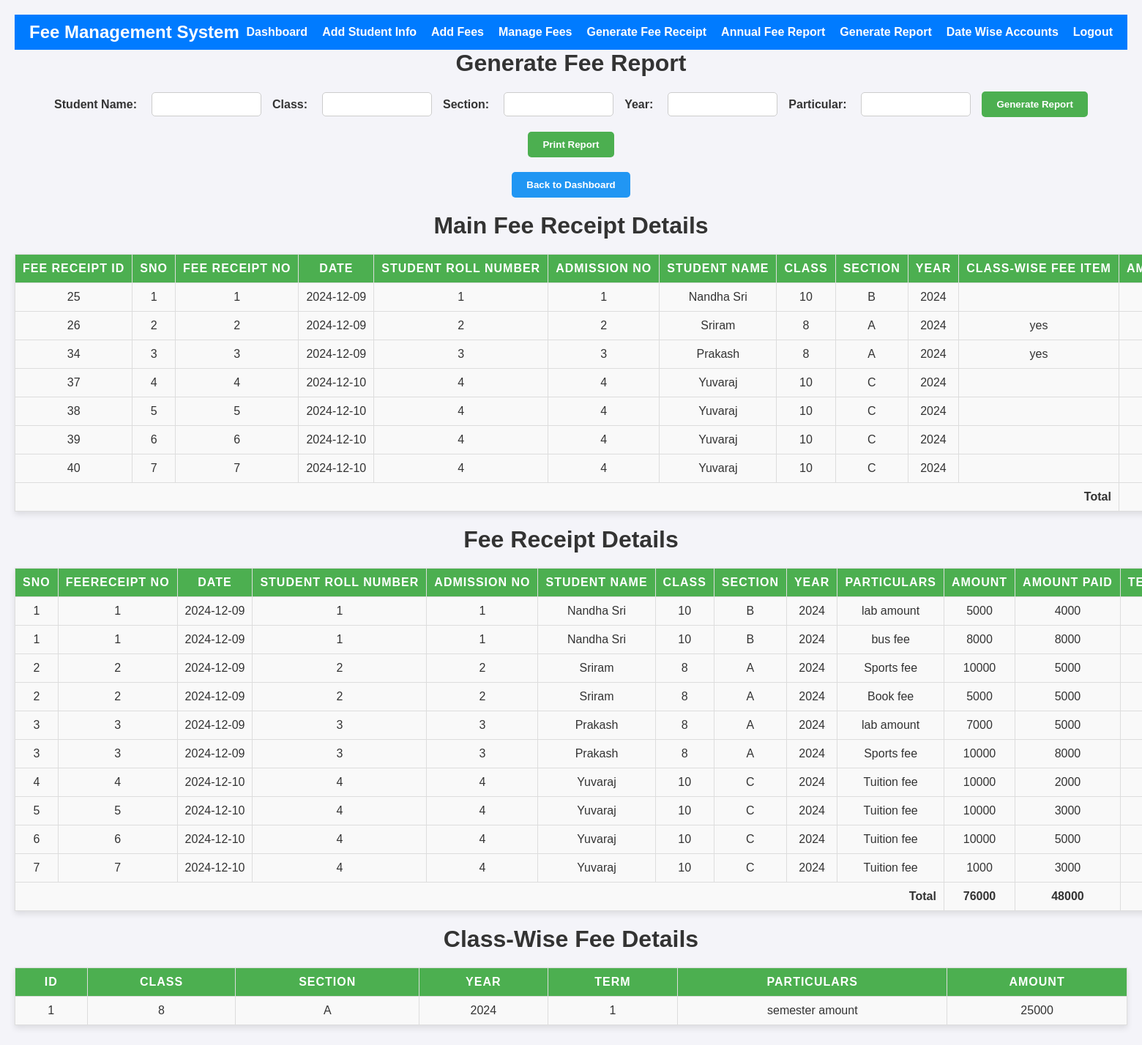
Screenshot of /fee_management/modules/student_fee.php with the database file from the repository.
### tables this page shows
CREATE TABLE `main_feereceipt` (
  `feereceipt_id` int(11) NOT NULL,
  `Sno` int(11) NOT NULL,
  `Feereceiptno` varchar(10) NOT NULL,
  `date` date NOT NULL DEFAULT current_timestamp(),
  `StudentRollNumber` varchar(20) NOT NULL,
  `addmissionno` varchar(10) NOT NULL,
  `Studentname` varchar(250) NOT NULL,
  `class` varchar(10) NOT NULL,
  `section` varchar(100) NOT NULL,
  `year` varchar(100) NOT NULL,
  `addclasswisefeeitem` varchar(50) DEFAULT NULL,
  `amountpaid` varchar(20) NOT NULL,
  `dueamount` varchar(20) NOT NULL,
  `term` varchar(20) DEFAULT NULL,
  `duedate` date NOT NULL DEFAULT current_timestamp(),
  `description` text NOT NULL
);

CREATE TABLE `feereceipt` (
  `id` int(11) NOT NULL,
  `Sno` int(11) NOT NULL,
  `Feereceiptno` varchar(10) NOT NULL,
  `date` date NOT NULL DEFAULT current_timestamp(),
  `StudentRollNumber` varchar(20) NOT NULL,
  `addmissionno` varchar(10) NOT NULL,
  `Studentname` varchar(250) NOT NULL,
  `class` varchar(10) NOT NULL,
  `section` varchar(100) NOT NULL,
  `year` varchar(100) NOT NULL,
  `particulars` varchar(280) NOT NULL,
  `amount` varchar(20) NOT NULL,
  `amountpaid` varchar(20) NOT NULL,
  `dueamount` varchar(20) NOT NULL,
  `term` varchar(20) NOT NULL,
  `duedate` date NOT NULL DEFAULT current_timestamp(),
  `description` text NOT NULL
);

CREATE TABLE `class_wise_fee` (
  `id` int(11) NOT NULL,
  `class` varchar(20) NOT NULL,
  `section` varchar(30) NOT NULL,
  `year` varchar(20) NOT NULL,
  `term` varchar(100) NOT NULL,
  `particulars` varchar(50) NOT NULL,
  `amount` varchar(50) NOT NULL
);

### fee_management/modules/student_fee.php (the view, shortened to what this page needs)
<?php
include '../config/db.php';
include '../template/header.php';
$studentname = $_GET['Studentname'] ?? '';
$class = $_GET['class'] ?? '';
$section = $_GET['section'] ?? '';
$year = $_GET['year'] ?? '';
$particulars = $_GET['particulars'] ?? '';
$query = "SELECT * FROM feereceipt WHERE 1=1";
$query .= " ORDER BY id ASC";
$stmt = $conn->prepare($query);
$stmt->execute();
$results = $stmt->fetchAll(PDO::FETCH_ASSOC);
$query2 = "SELECT * FROM class_wise_fee ORDER BY id ASC";
$stmt2 = $conn->prepare($query2);
$stmt2->execute();
$classWiseFeeResults = $stmt2->fetchAll(PDO::FETCH_ASSOC);
$query3 = "SELECT * FROM main_feereceipt ORDER BY feereceipt_id ASC";
$stmt3 = $conn->prepare($query3);
$stmt3->execute();
$mainFeereceiptResults = $stmt3->fetchAll(PDO::FETCH_ASSOC);
$hasClassWiseFeeItem = false;
$filteredClassWiseFeeResults = [];
foreach ($mainFeereceiptResults as $mainRow) {
    if ($mainRow['addclasswisefeeitem'] === 'yes') {
        $hasClassWiseFeeItem = true;
        $classFilter = $mainRow['class'];
        $sectionFilter = $mainRow['section'];
        $yearFilter = $mainRow['year'];
        $query4 = "SELECT * FROM class_wise_fee WHERE class = :class AND section = :section AND year = :year ORDER BY id ASC";
        $stmt4 = $conn->prepare($query4);
        $stmt4->bindValue(':class', $classFilter);
        $stmt4->bindValue(':section', $sectionFilter);
        $stmt4->bindValue(':year', $yearFilter);
        $stmt4->execute();
        $filteredClassWiseFeeResults = $stmt4->fetchAll(PDO::FETCH_ASSOC);
        break;
    }
}
?>
<!DOCTYPE html>
<html lang="en">
<head>
</head>
<body>
    <h2>Generate Fee Report</h2>
    <form method="get" action="generate_report.php">
        <label for="Studentname">Student Name:</label>
        <input type="text" id="Studentname" name="Studentname" value="<?= htmlspecialchars($studentname) ?>">
        <label for="class">Class:</label>
        <input type="text" id="class" name="class" value="<?= htmlspecialchars($class) ?>">
        <label for="section">Section:</label>
        <input type="text" id="section" name="section" value="<?= htmlspecialchars($section) ?>">
        <label for="year">Year:</label>
        <input type="text" id="year" name="year" value="<?= htmlspecialchars($year) ?>">
        <label for="particulars">Particular:</label>
        <input type="text" id="particulars" name="particulars" value="<?= htmlspecialchars($particulars) ?>">
        <button type="submit">Generate Report</button>
    </form>
    <button id="printButton" onclick="printReport()">Print Report</button>
    <button id="backButton" onclick="window.location.href='../dashboard.php'">Back to Dashboard</button>
    <h2>Main Fee Receipt Details</h2>
    <table>
        <thead>
            <tr>
                <th>Fee Receipt ID</th>
                <th>Sno</th>
                <th>Fee Receipt No</th>
                <th>Date</th>
                <th>Student Roll Number</th>
                <th>Admission No</th>
                <th>Student Name</th>
                <th>Class</th>
                <th>Section</th>
                <th>Year</th>
                <th>Class-Wise Fee Item</th>
                <th>Amount Paid</th>
            </tr>
        </thead>
        <tbody>
            <?php
            $totalMainAmountPaid = 0;
            if (count($mainFeereceiptResults) > 0) {
                foreach ($mainFeereceiptResults as $row) {
                    $amountPaid = $row['amountpaid'] ?? 0;
                    $totalMainAmountPaid += $amountPaid;
                    echo "<tr>";
                    echo "<td>" . htmlspecialchars($row['feereceipt_id']) . "</td>";
                    echo "<td>" . htmlspecialchars($row['Sno']) . "</td>";
                    echo "<td>" . htmlspecialchars($row['Feereceiptno']) . "</td>";
                    echo "<td>" . htmlspecialchars($row['date']) . "</td>";
                    echo "<td>" . htmlspecialchars($row['StudentRollNumber']) . "</td>";
                    echo "<td>" . htmlspecialchars($row['addmissionno']) . "</td>";
                    echo "<td>" . htmlspecialchars($row['Studentname']) . "</td>";
                    echo "<td>" . htmlspecialchars($row['class']) . "</td>";
                    echo "<td>" . htmlspecialchars($row['section']) . "</td>";
                    echo "<td>" . htmlspecialchars($row['year']) . "</td>";
                    echo "<td>" . htmlspecialchars($row['addclasswisefeeitem']) . "</td>";
                    echo "<td>" . htmlspecialchars($amountPaid) . "</td>";
                    echo "</tr>";
                }
                echo "<tr style='font-weight: bold; background-color: #f9f9f9;'>";
                echo "<td colspan='11' style='text-align: right;'>Total</td>";
                echo "<td>" . htmlspecialchars($totalMainAmountPaid) . "</td>";
                echo "</tr>";
            } else {
                echo "<tr><td colspan='16'>No main fee receipt records found</td></tr>";
            }
            ?>
        </tbody>
    </table>
    <h2>Fee Receipt Details</h2>
    <table>
        <thead>
            <tr>
                <th>Sno</th>
                <th>Feereceipt No</th>
                <th>Date</th>
                <th>Student Roll Number</th>
                <th>Admission No</th>
                <th>Student Name</th>
                <th>Class</th>
                <th>Section</th>
                <th>Year</th>
                <th>Particulars</th>
                <th>Amount</th>
                <th>Amount Paid</th>
                <th>Term</th>
            </tr>
        </thead>
        <tbody>
            <?php
            $totalAmount = 0;
            $totalAmountPaid = 0;
            if (count($results) > 0) {
                foreach ($results as $row) {
                    $amount = $row['amount'] ?? 0;
                    $amountPaid = $row['amountpaid'] ?? 0;
                    $totalAmount += $amount;
                    $totalAmountPaid += $amountPaid;
                    echo "<tr>";
                    echo "<td>" . htmlspecialchars($row['Sno'] ?? '') . "</td>";
                    echo "<td>" . htmlspecialchars($row['Feereceiptno'] ?? '') . "</td>";
                    echo "<td>" . htmlspecialchars($row['date'] ?? '') . "</td>";
                    echo "<td>" . htmlspecialchars($row['StudentRollNumber'] ?? '') . "</td>";
                    echo "<td>" . htmlspecialchars($row['addmissionno'] ?? '') . "</td>";
                    echo "<td>" . htmlspecialchars($row['Studentname'] ?? '') . "</td>";
                    echo "<td>" . htmlspecialchars($row['class'] ?? '') . "</td>";
                    echo "<td>" . htmlspecialchars($row['section'] ?? '') . "</td>";
                    echo "<td>" . htmlspecialchars($row['year'] ?? '') . "</td>";
                    echo "<td>" . htmlspecialchars($row['particulars'] ?? '') . "</td>";
                    echo "<td>" . htmlspecialchars($amount) . "</td>";
                    echo "<td>" . htmlspecialchars($amountPaid) . "</td>";
                    echo "<td>" . htmlspecialchars($row['term'] ?? '') . "</td>";
                    echo "</tr>";
                }
                echo "<tr style='font-weight: bold; background-color: #f9f9f9;'>";
                echo "<td colspan='10' style='text-align: right;'>Total</td>";
                echo "<td>" . htmlspecialchars($totalAmount) . "</td>";
                echo "<td>" . htmlspecialchars($totalAmountPaid) . "</td>";
                echo "<td colspan='3'></td>";
                echo "</tr>";
            } else {
                echo "<tr><td colspan='15'>No records found</td></tr>";
            }
            ?>
        </tbody>
    </table>
    <?php if ($hasClassWiseFeeItem && count($filteredClassWiseFeeResults) > 0): ?>
        <h2>Class-Wise Fee Details</h2>
        <table>
        <thead>
            <tr>
                <th>ID</th>
                <th>Class</th>
                <th>Section</th>
                <th>Year</th>
                <th>Term</th>
                <th>Particulars</th>
                <th>Amount</th>
            </tr>
        </thead>
        <tbody>
            <?php
            if (count($classWiseFeeResults) > 0) {
                foreach ($classWiseFeeResults as $row) {
                    echo "<tr>";
                    echo "<td>" . htmlspecialchars($row['id'] ?? '') . "</td>";
                    echo "<td>" . htmlspecialchars($row['class'] ?? '') . "</td>";
                    echo "<td>" . htmlspecialchars($row['section'] ?? '') . "</td>";
                    echo "<td>" . htmlspecialchars($row['year'] ?? '') . "</td>";
                    echo "<td>" . htmlspecialchars($row['term'] ?? '') . "</td>";
                    echo "<td>" . htmlspecialchars($row['particulars'] ?? '') . "</td>";
                    echo "<td>" . htmlspecialchars($row['amount'] ?? '') . "</td>";
                    echo "</tr>";
                }
            } else {
                echo "<tr><td colspan='7'>No class-wise fee records found</td></tr>";
            }
            ?>
        </tbody>
    </table>
    <?php else: ?>
        <h2>Class-Wise Fee Details</h2>
        <p>No class-wise fee data available or applicable.</p>
    <?php endif; ?>
</body>
</html>

### scholarship_management/assets/css/styles.css (style rules this page uses)
* { margin: 0; padding: 0; box-sizing: border-box; }
body { font-family: 'Segoe UI', Tahoma, Geneva, Verdana, sans-serif; background-color: #f0f2f5; padding: 20px; color: #333; }
h2 { font-size: 2rem; color: #007bff; text-align: center; margin-bottom: 20px; font-weight: bold; }
table { width: 100%; border-collapse: collapse; margin-bottom: 20px; table-layout: auto; }
th, td { padding: 10px; text-align: left; border-bottom: 2px solid #ddd; white-space: nowrap; }
th { background-color: #007bff; color: #fff; font-weight: bold; text-transform: uppercase; letter-spacing: 1px; }
td { background-color: #f9f9f9; }

### fee_management/modules/student_fee.php (style rules this page uses)
body { font-family: Arial, sans-serif; background-color: #f4f4f9; color: #333; margin: 0; padding: 20px; }
h2 { text-align: center; color: #333; margin-bottom: 20px; }
form { display: flex; justify-content: center; align-items: center; gap: 15px; margin-bottom: 20px; }
form label { font-weight: bold; margin-right: 5px; }
form input[type="text"] { padding: 8px; border-radius: 5px; border: 1px solid #ccc; width: 150px; }
form button { padding: 10px 20px; background-color: #4CAF50; color: #fff; border: none; border-radius: 5px; cursor: pointer; font-weight: bold; }
table { width: 100%; border-collapse: collapse; margin-top: 20px; box-shadow: 0px 4px 8px rgba(0, 0, 0, 0.1); }
table th, table td { padding: 10px; text-align: center; border: 1px solid #ddd; }
table th { background-color: #4CAF50; color: white; font-weight: bold; }
table tr:nth-child(even) { background-color: #f9f9f9; }
#printButton, #backButton { display: block; margin: 20px auto; padding: 10px 20px; color: #fff; border: none; border-radius: 5px; cursor: pointer; font-weight: bold; text-align: center; }
#printButton { background-color: #4CAF50; }
#backButton { background-color: #2196F3; }

### rows the page displays
main_feereceipt: feereceipt_id "25", Sno "1", Feereceiptno "1", date "2024-12-09", StudentRollNumber "1", addmissionno "1", Studentname "Nandha Sri", class "10", section "B", year "2024"
main_feereceipt: feereceipt_id "26", Sno "2", Feereceiptno "2", date "2024-12-09", StudentRollNumber "2", addmissionno "2", Studentname "Sriram", class "8", section "A", year "2024", addclasswisefeeitem "yes"
main_feereceipt: feereceipt_id "34", Sno "3", Feereceiptno "3", date "2024-12-09", StudentRollNumber "3", addmissionno "3", Studentname "Prakash", class "8", section "A", year "2024", addclasswisefeeitem "yes"
main_feereceipt: feereceipt_id "37", Sno "4", Feereceiptno "4", date "2024-12-10", StudentRollNumber "4", addmissionno "4", Studentname "Yuvaraj", class "10", section "C", year "2024"
main_feereceipt: feereceipt_id "38", Sno "5", Feereceiptno "5", date "2024-12-10", StudentRollNumber "4", addmissionno "4", Studentname "Yuvaraj", class "10", section "C", year "2024"
main_feereceipt: feereceipt_id "39", Sno "6", Feereceiptno "6", date "2024-12-10", StudentRollNumber "4", addmissionno "4", Studentname "Yuvaraj", class "10", section "C", year "2024"
main_feereceipt: feereceipt_id "40", Sno "7", Feereceiptno "7", date "2024-12-10", StudentRollNumber "4", addmissionno "4", Studentname "Yuvaraj", class "10", section "C", year "2024"
feereceipt: Sno "1", Feereceiptno "1", date "2024-12-09", StudentRollNumber "1", addmissionno "1", Studentname "Nandha Sri", class "10", section "B", year "2024", particulars "lab amount", amount "5000", amountpaid "4000"
feereceipt: Sno "1", Feereceiptno "1", date "2024-12-09", StudentRollNumber "1", addmissionno "1", Studentname "Nandha Sri", class "10", section "B", year "2024", particulars "bus fee", amount "8000", amountpaid "8000"
feereceipt: Sno "2", Feereceiptno "2", date "2024-12-09", StudentRollNumber "2", addmissionno "2", Studentname "Sriram", class "8", section "A", year "2024", particulars "Sports fee", amount "10000", amountpaid "5000"
feereceipt: Sno "2", Feereceiptno "2", date "2024-12-09", StudentRollNumber "2", addmissionno "2", Studentname "Sriram", class "8", section "A", year "2024", particulars "Book fee", amount "5000", amountpaid "5000"
feereceipt: Sno "3", Feereceiptno "3", date "2024-12-09", StudentRollNumber "3", addmissionno "3", Studentname "Prakash", class "8", section "A", year "2024", particulars "lab amount", amount "7000", amountpaid "5000"
feereceipt: Sno "3", Feereceiptno "3", date "2024-12-09", StudentRollNumber "3", addmissionno "3", Studentname "Prakash", class "8", section "A", year "2024", particulars "Sports fee", amount "10000", amountpaid "8000"
feereceipt: Sno "4", Feereceiptno "4", date "2024-12-10", StudentRollNumber "4", addmissionno "4", Studentname "Yuvaraj", class "10", section "C", year "2024", particulars "Tuition fee", amount "10000", amountpaid "2000"
feereceipt: Sno "5", Feereceiptno "5", date "2024-12-10", StudentRollNumber "4", addmissionno "4", Studentname "Yuvaraj", class "10", section "C", year "2024", particulars "Tuition fee", amount "10000", amountpaid "3000"
feereceipt: Sno "6", Feereceiptno "6", date "2024-12-10", StudentRollNumber "4", addmissionno "4", Studentname "Yuvaraj", class "10", section "C", year "2024", particulars "Tuition fee", amount "10000", amountpaid "5000"
feereceipt: Sno "7", Feereceiptno "7", date "2024-12-10", StudentRollNumber "4", addmissionno "4", Studentname "Yuvaraj", class "10", section "C", year "2024", particulars "Tuition fee", amount "1000", amountpaid "3000"
class_wise_fee: id "1", class "8", section "A", year "2024", term "1", particulars "semester amount", amount "25000"

### other values shown
$totalAmount "76000"
$totalAmountPaid "48000"
